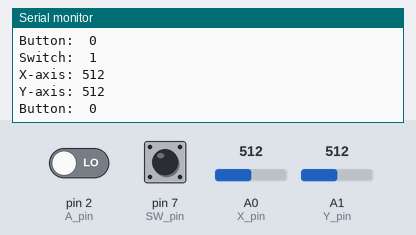
A sketch run on a simulated Arduino Uno, built with avr-gcc and run on an emulated ATmega328P. Parts: the last lines printed to the serial monitor. The inputs (shaded band) are chosen by the test bench; at power-on: A0 (X_pin) = 512, A1 (Y_pin) = 512, pin 2 (A_pin) LOW, pin 7 (SW_pin) HIGH.

Above: at 1.3 s.
1.4 s: A0 (X_pin) set to 716
At 1.81 s:
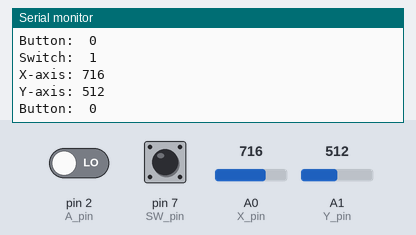
2.9 s: A1 (Y_pin) set to 716
At 3.31 s:
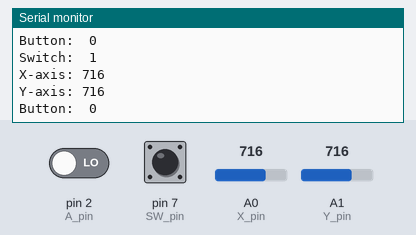
4.4 s: pin 2 (A_pin) driven HIGH
At 4.82 s:
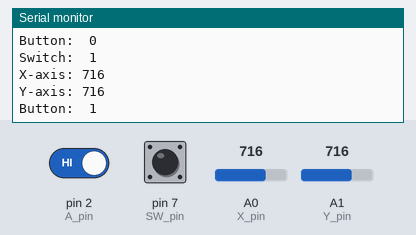
5.9 s: pin 7 (SW_pin) pulled LOW for 0.6 s
8.0 s: A0 (X_pin) set to 900
At 8.32 s:
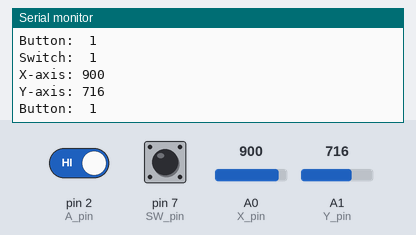
9.5 s: A1 (Y_pin) set to 900
At 9.83 s:
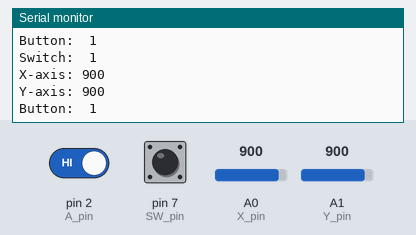
Timing chart, 0 to 12.0 s (numbered marks = the images above; inputs shaded):
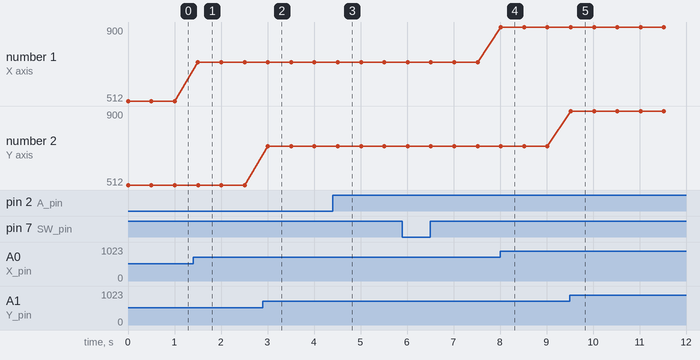

The sketch:

joystick_control.ino
```cpp
// Arduino pin numbers
const int SW_pin = 7; // digital pin connected to switch output
const int X_pin = 0; // analog pin connected to X output
const int Y_pin = 1; // analog pin connected to Y output
const int A_pin = 2; // digital pin connected to tactile button

void setup() {
  pinMode(SW_pin, INPUT);
  digitalWrite(SW_pin, HIGH);
  Serial.begin(115200);
}

void loop() {
  Serial.print("Switch:  ");
  Serial.print(digitalRead(SW_pin));
  Serial.print("\n");
  Serial.print("X-axis: ");
  Serial.print(analogRead(X_pin));
  Serial.print("\n");
  Serial.print("Y-axis: ");
  Serial.print(analogRead(Y_pin));
  Serial.print("\n");
  Serial.print("Button:  ");
  Serial.print(digitalRead(A_pin));
  Serial.print("\n\n");
  delay(500);
}
```

Measured:
- after the input at 1.4 s, the serial monitor: prints a new line after 0.10 s (image 1)
- after the input at 2.9 s, the serial monitor: prints a new line after 0.11 s (image 2)
- after the input at 4.4 s, the serial monitor: prints a new line after 0.11 s (image 3)
- after the input at 8.0 s, the serial monitor: prints a new line at once (image 4)
- after the input at 9.5 s, the serial monitor: prints a new line at once (image 5)
- plotted number 1: 512 → 716 after the input at 1.4 s, 716 → 900 after the input at 8.0 s
